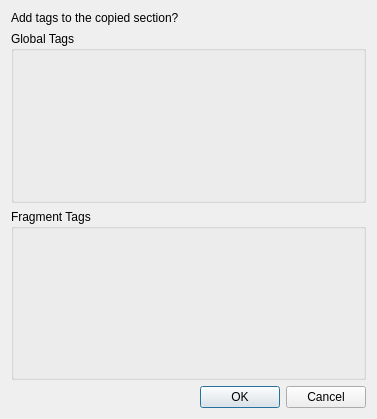
<?xml version="1.0" encoding="UTF-8"?>
<ui version="4.0">
 <class>MannAdvancedPasteDialog</class>
 <widget class="QDialog" name="MannAdvancedPasteDialog">
  <property name="geometry">
   <rect>
    <x>0</x>
    <y>0</y>
    <width>377</width>
    <height>419</height>
   </rect>
  </property>
  <property name="windowTitle">
   <string>Advanced paste</string>
  </property>
  <layout class="QVBoxLayout" name="verticalLayout" stretch="0,1,1,0">
   <item>
    <widget class="QLabel" name="label">
     <property name="text">
      <string>Add tags to the copied section?</string>
     </property>
    </widget>
   </item>
   <item>
    <widget class="QGroupBox" name="m_globalTagsGroupBox">
     <property name="title">
      <string>Global Tags</string>
     </property>
     <layout class="QVBoxLayout" name="verticalLayout_2"/>
    </widget>
   </item>
   <item>
    <widget class="QGroupBox" name="m_fragTagsGroupBox">
     <property name="title">
      <string>Fragment Tags</string>
     </property>
     <layout class="QVBoxLayout" name="verticalLayout_3"/>
    </widget>
   </item>
   <item>
    <widget class="QDialogButtonBox" name="buttonBox">
     <property name="orientation">
      <enum>Qt::Horizontal</enum>
     </property>
     <property name="standardButtons">
      <set>QDialogButtonBox::Cancel|QDialogButtonBox::Ok</set>
     </property>
    </widget>
   </item>
  </layout>
 </widget>
 <resources/>
 <connections>
  <connection>
   <sender>buttonBox</sender>
   <signal>accepted()</signal>
   <receiver>MannAdvancedPasteDialog</receiver>
   <slot>accept()</slot>
   <hints>
    <hint type="sourcelabel">
     <x>248</x>
     <y>254</y>
    </hint>
    <hint type="destinationlabel">
     <x>157</x>
     <y>274</y>
    </hint>
   </hints>
  </connection>
  <connection>
   <sender>buttonBox</sender>
   <signal>rejected()</signal>
   <receiver>MannAdvancedPasteDialog</receiver>
   <slot>reject()</slot>
   <hints>
    <hint type="sourcelabel">
     <x>316</x>
     <y>260</y>
    </hint>
    <hint type="destinationlabel">
     <x>286</x>
     <y>274</y>
    </hint>
   </hints>
  </connection>
 </connections>
</ui>
